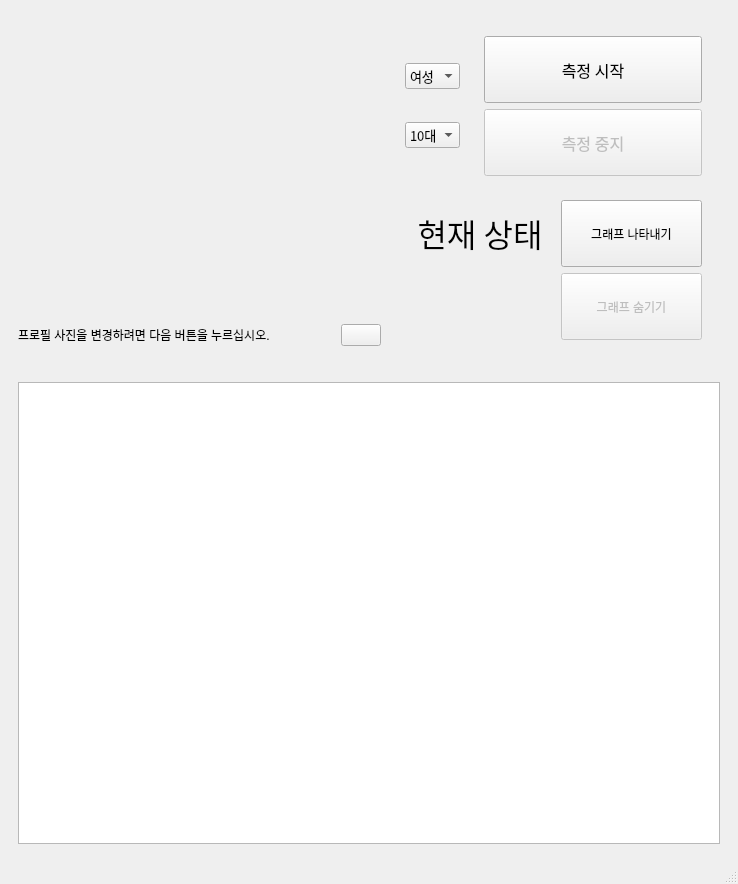
<?xml version="1.0" encoding="UTF-8"?>
<ui version="4.0">
 <class>MainWindow</class>
 <widget class="QMainWindow" name="MainWindow">
  <property name="geometry">
   <rect>
    <x>0</x>
    <y>0</y>
    <width>738</width>
    <height>872</height>
   </rect>
  </property>
  <property name="sizePolicy">
   <sizepolicy hsizetype="Preferred" vsizetype="Preferred">
    <horstretch>0</horstretch>
    <verstretch>0</verstretch>
   </sizepolicy>
  </property>
  <property name="maximumSize">
   <size>
    <width>738</width>
    <height>932</height>
   </size>
  </property>
  <property name="windowTitle">
   <string>MainWindow</string>
  </property>
  <widget class="QWidget" name="centralwidget">
   <property name="enabled">
    <bool>true</bool>
   </property>
   <layout class="QGridLayout" name="gridLayout_7">
    <item row="0" column="0">
     <widget class="QWidget" name="widget_5" native="true">
      <layout class="QGridLayout" name="gridLayout_5">
       <item row="1" column="0">
        <widget class="QLabel" name="label_7">
         <property name="text">
          <string>프로필 사진을 변경하려면 다음 버튼을 누르십시오.</string>
         </property>
        </widget>
       </item>
       <item row="0" column="2" rowspan="4">
        <widget class="QWidget" name="widget" native="true">
         <layout class="QGridLayout" name="gridLayout">
          <item row="0" column="1">
           <widget class="QWidget" name="widget_3" native="true">
            <property name="sizePolicy">
             <sizepolicy hsizetype="Expanding" vsizetype="Preferred">
              <horstretch>0</horstretch>
              <verstretch>0</verstretch>
             </sizepolicy>
            </property>
            <layout class="QGridLayout" name="gridLayout_3">
             <item row="0" column="0">
              <widget class="QPushButton" name="start_btn">
               <property name="sizePolicy">
                <sizepolicy hsizetype="Minimum" vsizetype="Preferred">
                 <horstretch>0</horstretch>
                 <verstretch>0</verstretch>
                </sizepolicy>
               </property>
               <property name="font">
                <font>
                 <family>배달의민족 주아</family>
                 <pointsize>12</pointsize>
                </font>
               </property>
               <property name="text">
                <string>측정 시작</string>
               </property>
              </widget>
             </item>
             <item row="1" column="0">
              <widget class="QPushButton" name="stop_btn">
               <property name="enabled">
                <bool>false</bool>
               </property>
               <property name="sizePolicy">
                <sizepolicy hsizetype="Minimum" vsizetype="Preferred">
                 <horstretch>0</horstretch>
                 <verstretch>0</verstretch>
                </sizepolicy>
               </property>
               <property name="font">
                <font>
                 <family>배달의민족 주아</family>
                 <pointsize>12</pointsize>
                </font>
               </property>
               <property name="text">
                <string>측정 중지</string>
               </property>
               <property name="default">
                <bool>false</bool>
               </property>
               <property name="flat">
                <bool>false</bool>
               </property>
              </widget>
             </item>
            </layout>
           </widget>
          </item>
          <item row="1" column="0" colspan="2">
           <widget class="QWidget" name="widget_4" native="true">
            <layout class="QGridLayout" name="gridLayout_4">
             <item row="0" column="0">
              <widget class="QLabel" name="label_4">
               <property name="minimumSize">
                <size>
                 <width>150</width>
                 <height>0</height>
                </size>
               </property>
               <property name="font">
                <font>
                 <family>배달의민족 도현</family>
                 <pointsize>20</pointsize>
                </font>
               </property>
               <property name="text">
                <string>&lt;html&gt;&lt;head/&gt;&lt;body&gt;&lt;p align=&quot;center&quot;&gt;&lt;span style=&quot; font-size:24pt;&quot;&gt;현재 상태&lt;/span&gt;&lt;/p&gt;&lt;/body&gt;&lt;/html&gt;</string>
               </property>
               <property name="alignment">
                <set>Qt::AlignCenter</set>
               </property>
              </widget>
             </item>
             <item row="0" column="1">
              <widget class="QPushButton" name="graphic_show">
               <property name="enabled">
                <bool>true</bool>
               </property>
               <property name="sizePolicy">
                <sizepolicy hsizetype="Preferred" vsizetype="Preferred">
                 <horstretch>0</horstretch>
                 <verstretch>0</verstretch>
                </sizepolicy>
               </property>
               <property name="minimumSize">
                <size>
                 <width>141</width>
                 <height>0</height>
                </size>
               </property>
               <property name="text">
                <string>그래프 나타내기</string>
               </property>
              </widget>
             </item>
             <item row="1" column="1">
              <widget class="QPushButton" name="graphic_hide">
               <property name="enabled">
                <bool>false</bool>
               </property>
               <property name="sizePolicy">
                <sizepolicy hsizetype="Preferred" vsizetype="Preferred">
                 <horstretch>0</horstretch>
                 <verstretch>0</verstretch>
                </sizepolicy>
               </property>
               <property name="minimumSize">
                <size>
                 <width>140</width>
                 <height>0</height>
                </size>
               </property>
               <property name="text">
                <string>그래프 숨기기</string>
               </property>
              </widget>
             </item>
             <item row="1" column="0">
              <widget class="QLabel" name="label_5">
               <property name="minimumSize">
                <size>
                 <width>150</width>
                 <height>0</height>
                </size>
               </property>
               <property name="font">
                <font>
                 <family>배달의민족 도현</family>
                 <pointsize>20</pointsize>
                </font>
               </property>
               <property name="text">
                <string/>
               </property>
               <property name="pixmap">
                <pixmap>resource/image/Soso.png</pixmap>
               </property>
               <property name="alignment">
                <set>Qt::AlignCenter</set>
               </property>
              </widget>
             </item>
            </layout>
           </widget>
          </item>
          <item row="0" column="0">
           <widget class="QWidget" name="widget_2" native="true">
            <property name="sizePolicy">
             <sizepolicy hsizetype="Minimum" vsizetype="Preferred">
              <horstretch>0</horstretch>
              <verstretch>0</verstretch>
             </sizepolicy>
            </property>
            <layout class="QGridLayout" name="gridLayout_2">
             <item row="0" column="0">
              <widget class="QComboBox" name="gender">
               <property name="font">
                <font>
                 <family>배달의민족 주아</family>
                 <pointsize>10</pointsize>
                </font>
               </property>
               <item>
                <property name="text">
                 <string>여성</string>
                </property>
               </item>
               <item>
                <property name="text">
                 <string>남성</string>
                </property>
               </item>
              </widget>
             </item>
             <item row="1" column="0">
              <widget class="QComboBox" name="age">
               <property name="font">
                <font>
                 <family>배달의민족 주아</family>
                 <pointsize>10</pointsize>
                </font>
               </property>
               <item>
                <property name="text">
                 <string>10대</string>
                </property>
               </item>
               <item>
                <property name="text">
                 <string>20대</string>
                </property>
               </item>
               <item>
                <property name="text">
                 <string>30대</string>
                </property>
               </item>
               <item>
                <property name="text">
                 <string>40대</string>
                </property>
               </item>
               <item>
                <property name="text">
                 <string>50대</string>
                </property>
               </item>
               <item>
                <property name="text">
                 <string>60대</string>
                </property>
               </item>
               <item>
                <property name="text">
                 <string>70대</string>
                </property>
               </item>
               <item>
                <property name="text">
                 <string>80대</string>
                </property>
               </item>
               <item>
                <property name="text">
                 <string>90대</string>
                </property>
               </item>
              </widget>
             </item>
            </layout>
           </widget>
          </item>
         </layout>
        </widget>
       </item>
       <item row="1" column="1">
        <widget class="QPushButton" name="Profile_change">
         <property name="enabled">
          <bool>true</bool>
         </property>
         <property name="maximumSize">
          <size>
           <width>40</width>
           <height>40</height>
          </size>
         </property>
         <property name="text">
          <string/>
         </property>
         <property name="icon">
          <iconset>
           <normaloff>resource/image/change.png</normaloff>resource/image/change.png</iconset>
         </property>
        </widget>
       </item>
       <item row="0" column="0" colspan="2">
        <widget class="QLabel" name="label">
         <property name="sizePolicy">
          <sizepolicy hsizetype="Preferred" vsizetype="Preferred">
           <horstretch>100</horstretch>
           <verstretch>0</verstretch>
          </sizepolicy>
         </property>
         <property name="minimumSize">
          <size>
           <width>300</width>
           <height>300</height>
          </size>
         </property>
         <property name="lineWidth">
          <number>0</number>
         </property>
         <property name="text">
          <string/>
         </property>
         <property name="pixmap">
          <pixmap>resource/image/profile.png</pixmap>
         </property>
         <property name="alignment">
          <set>Qt::AlignCenter</set>
         </property>
        </widget>
       </item>
      </layout>
     </widget>
    </item>
    <item row="1" column="0">
     <widget class="QWidget" name="widget_6" native="true">
      <property name="minimumSize">
       <size>
        <width>720</width>
        <height>480</height>
       </size>
      </property>
      <layout class="QGridLayout" name="gridLayout_6">
       <item row="0" column="0">
        <widget class="QGraphicsView" name="graphicsView">
         <property name="minimumSize">
          <size>
           <width>700</width>
           <height>460</height>
          </size>
         </property>
        </widget>
       </item>
      </layout>
     </widget>
    </item>
   </layout>
  </widget>
  <widget class="QStatusBar" name="statusbar"/>
 </widget>
 <resources/>
 <connections/>
 <slots>
  <slot>start()</slot>
  <slot>stop()</slot>
  <slot>gender()</slot>
  <slot>text()</slot>
 </slots>
</ui>
